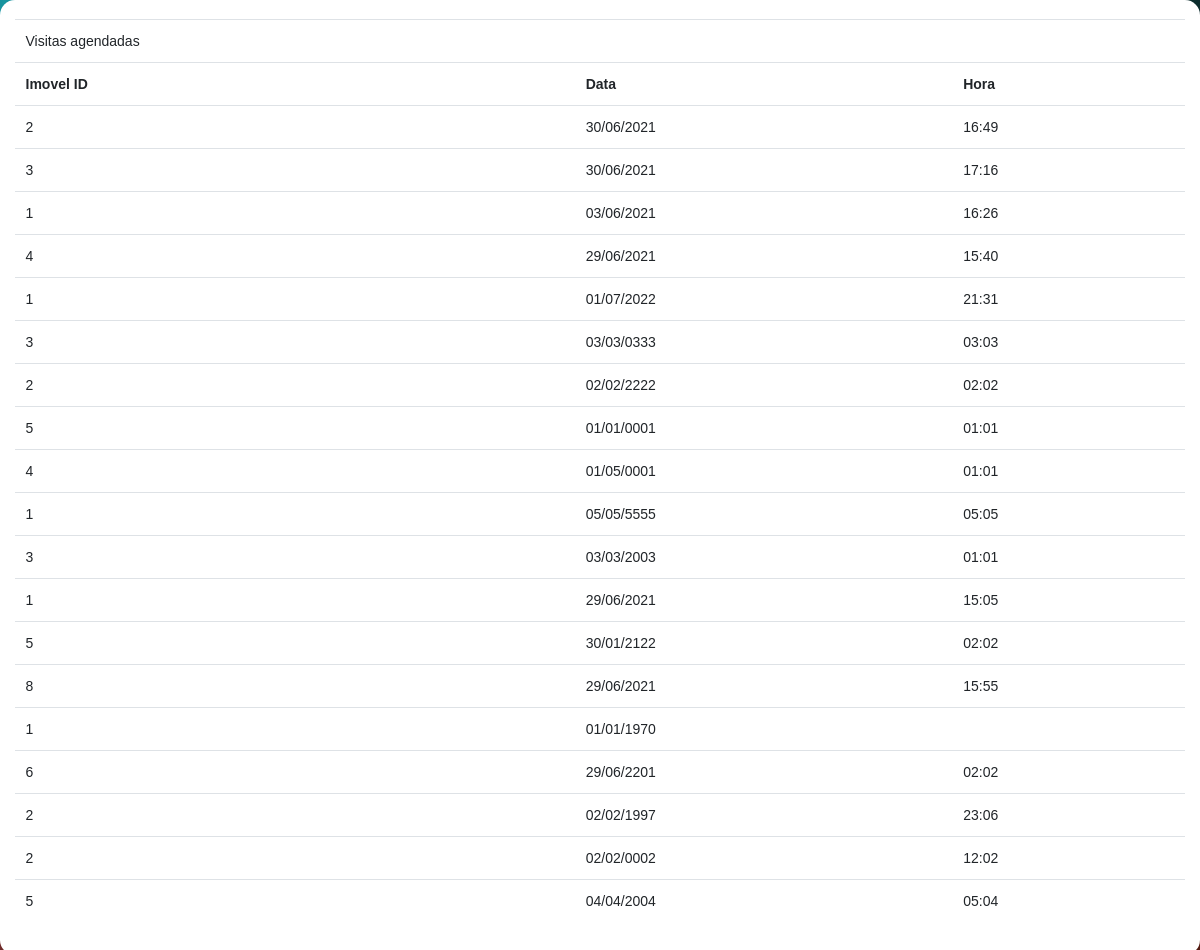
Before: /agendar.php with the older database file.
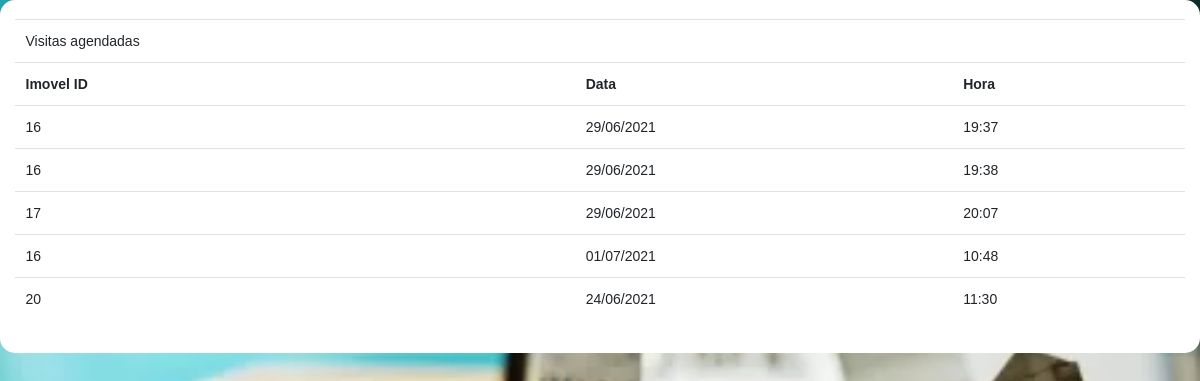
After: the same page with the newer database file.
### tables this page shows
CREATE TABLE `visita` (
  `ID` int(11) NOT NULL,
  `imovelid` int(11) NOT NULL,
  `data` varchar(30) NOT NULL,
  `hora` varchar(30) NOT NULL
);

### agendar.php (the view, shortened to what this page needs)
<!doctype html>
<html lang="pt-br">
  <head>
    <link rel="stylesheet" href="css/bootstrap.min.css">
    <link rel="stylesheet" href="style.css">
</head>
<body>
    <div class="containers col-lg">
<?php
        include_once("conexao.php");
		echo "<table class='table table-hover'>";
		echo "<tr>";
		echo "<td>Visitas agendadas</td>";
		echo "<td></td>";
		echo "<td></td>";
		echo "</tr>";
		echo "<tr>";
		echo "<th>Imovel ID</th>";
		echo "<th>Data</th>";
		echo "<th>Hora</th>";
		echo "</tr>";
        $result_imovel = "SELECT * FROM visita";
		$resultado_imovel = mysqli_query($conn,$result_imovel) or die("Error ao tentar buscar registro");
		while ($row_imovel = mysqli_fetch_array($resultado_imovel))  {
                $imovelid = $row_imovel['imovelid'];
				$data =$row_imovel['data'];$hora=$row_imovel['hora'];
				echo "<tr>";
				echo "<td>".$imovelid."</td>";
				echo "<td>".date("d/m/Y", strtotime($data))."</td>";
				echo "<td>".$hora."</td>";
				echo "</tr>";
		}
		echo "</table>";
        echo "</div>";
?>
</body>
</html>

### style.css (style rules this page uses)
* { padding:0; margin:0; box-sizing: border-box; text-decoration: none; font-family: sans-serif; font-size: 14px; }
body { background: url(imagem-fundo.jpg) no-repeat center center fixed; background-size: cover; height: 100%; }
.containers { padding-top: 19px; padding-bottom: 19px; margin-right: auto; margin-left: auto; align-items: center; border-radius: 15px; width: 100%; padding-right: 15px; padding-left: 15px; background-color: #ffffff; }

Changed rows visible on the page:
removed visita: imovelid "2", data "30/06/2021", hora "16:49"
removed visita: imovelid "3", data "30/06/2021", hora "17:16"
removed visita: imovelid "1", data "03/06/2021", hora "16:26"
removed visita: imovelid "4", data "29/06/2021", hora "15:40"
removed visita: imovelid "1", data "01/07/2022", hora "21:31"
removed visita: imovelid "3", data "03/03/0333", hora "03:03"
removed visita: imovelid "2", data "02/02/2222", hora "02:02"
removed visita: imovelid "5", data "01/01/0001", hora "01:01"
removed visita: imovelid "4", data "01/05/0001", hora "01:01"
removed visita: imovelid "1", data "05/05/5555", hora "05:05"
removed visita: imovelid "3", data "03/03/2003", hora "01:01"
removed visita: imovelid "1", data "29/06/2021", hora "15:05"
removed visita: imovelid "5", data "30/01/2122", hora "02:02"
removed visita: imovelid "8", data "29/06/2021", hora "15:55"
removed visita: imovelid "1", data "01/01/1970"
removed visita: imovelid "6", data "29/06/2201", hora "02:02"
removed visita: imovelid "2", data "02/02/1997", hora "23:06"
removed visita: imovelid "2", data "02/02/0002", hora "12:02"
removed visita: imovelid "5", data "04/04/2004", hora "05:04"
added visita: imovelid "16", data "29/06/2021", hora "19:37"
added visita: imovelid "16", data "29/06/2021", hora "19:38"
added visita: imovelid "17", data "29/06/2021", hora "20:07"
added visita: imovelid "16", data "01/07/2021", hora "10:48"
added visita: imovelid "20", data "24/06/2021", hora "11:30"
